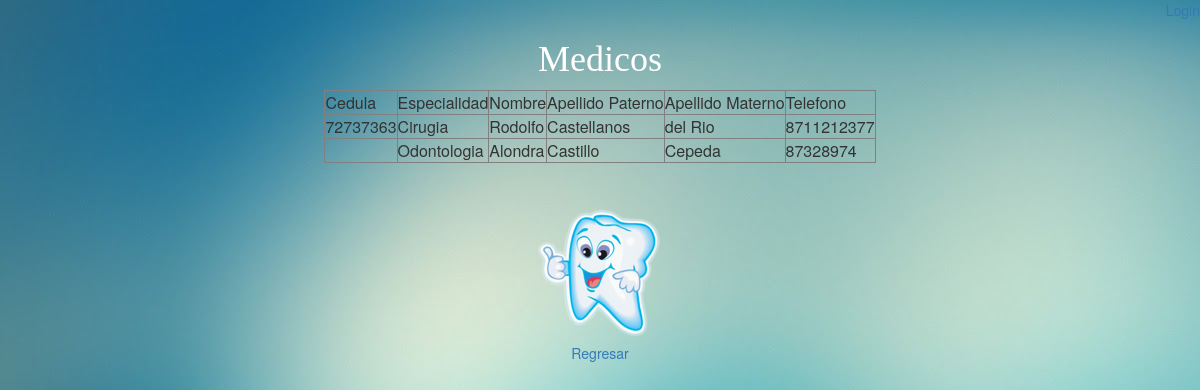
The page /vermedicos.php on the database its author committed.
### tables this page shows
CREATE TABLE `medico` (
  `id_medico` int(11) NOT NULL,
  `nombre` varchar(50) NOT NULL,
  `apellidoP` varchar(50) NOT NULL,
  `apellidoM` varchar(50) NOT NULL,
  `telefono` varchar(10) NOT NULL,
  `especialidad` varchar(50) NOT NULL,
  `cedula` varchar(15) NOT NULL,
  `id_user` int(11) NOT NULL
);

### vermedicos.php (the view, shortened to what this page needs)
<?php
if(isset($_SESSION['usuario']))
{
echo "<p align='right'><a href='index.php'>Cerrar Sesion</a></p>";
}
else
{
echo "<p align='right'><a href='loginmedicos.php'>Login</a></p>";
}
?>
<html>
  <head>
    <link rel="stylesheet" type="text/css" href="bootstrap/css/bootstrap.min.css">
	<link rel="stylesheet" type="text/css" href="estilopagina.css">
  </head>
  <body>
    <center>
    <h1 id="tit">Medicos</h1>
    <?php
    $dental=mysqli_connect("localhost","root") or die ("Problemas con la conexion");
    mysqli_select_db($dental,"dentaltorreon") or die ("Problemas en la seleccion de la base de datos");
    $registro=mysqli_query($dental,"select * from medico") or die ("Problemas con el select".mysqli_error());
    echo "<table border='1' bgcolor='silver'>";
      echo "<tr><td>Cedula</td><td>Especialidad</td><td>Nombre</td><td>Apellido Paterno</td><td>Apellido Materno</td><td>Telefono</td></tr>";
      while ($reg=mysqli_fetch_array($registro))
      {
      echo $fila="<tr>";
        echo $fila="<td>".$reg['cedula']."</td>";
        echo $fila="<td>".$reg['especialidad']."</td>";
        echo $fila="<td>".$reg['nombre']."</td>";
        echo $fila="<td>".$reg['apellidoP']."</td>";
        echo $fila="<td>".$reg['apellidoM']."</td>";
        echo $fila="<td>".$reg['telefono']."</td>";
      echo "</tr>";
      }
    echo "</table>";
    ?>
    <br />
    <br />
    <img src="img/dientelimpio.png"/><br />
    <a href="Ver.php">Regresar</a></center>
  </body>
</html>

### estilopagina.css (style rules this page uses)
body { background-image: url("img/cielo.JPG"); background-repeat: no-repeat; background-attachment: fixed; }
#tit { color: white; font-family: Baskerrille Old Face; }

### rows shown on the page
medico: cedula "72737363", especialidad "Cirugia", nombre "Rodolfo", apellidoP "Castellanos", apellidoM "del Rio", telefono "8711212377"
medico: especialidad "Odontologia", nombre "Alondra", apellidoP "Castillo", apellidoM "Cepeda", telefono "87328974"
